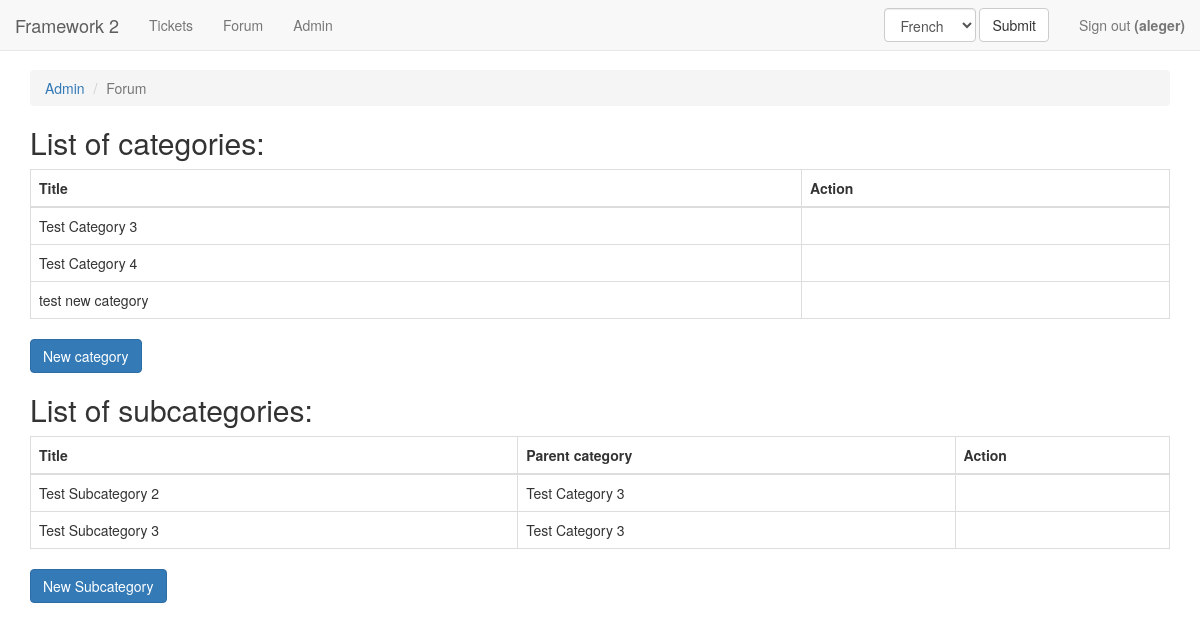
The app's page /admin_p/forum/ (signed in) with its own data.
### apps/forum/models.py (models this page shows, shortened)
class CategoryMeta(models.Model):
    title = models.CharField(max_length=128)
    slug = models.SlugField(blank=True, null=True)

class Category(CategoryMeta):
    pass

class CategoryMeta(models.Model):
    title = models.CharField(max_length=128)
    slug = models.SlugField(blank=True, null=True)

class SubCategory(CategoryMeta):
    parent_category = models.ForeignKey(Category)

### apps/admin_p/views.py (the view)
# urls.py: url(r'forum/$', ForumAdmin.as_view(), name='forum_admin'),
class ForumAdmin(ListView):
    model = Category
    template_name = 'forum_admin.html'
    context_object_name = 'categories'
    def get_context_data(self, **kwargs):
        context = super().get_context_data(**kwargs)
        context['subcategories'] = SubCategory.objects.all()
        return context

### apps/admin_p/templatetags/admin_extra.py (called while the page is built)
@register.filter
def is_false(arg):
    return arg is False

### framework1/urls.py (called while the page is built)
def _wrap_instance__resolve(wrapping_functions, instance):
    if not hasattr(instance, 'resolve'): return instance
    resolve = getattr(instance, 'resolve')
    def _wrap_func_in_returned_resolver_match(*args, **kwargs):
        rslt = resolve(*args, **kwargs)
        if not hasattr(rslt, 'func'): return rslt
        f = getattr(rslt, 'func')
        for _f in reversed(wrapping_functions):
            f = _f(f)
        setattr(rslt, 'func', f)
        return rslt
    setattr(instance, 'resolve', _wrap_func_in_returned_resolver_match)
    return instance

### apps/admin_p/templates/forum_admin.html (shortened to what this page needs)
{% extends 'base.html' %}
{% load bootstrap3 %}
{% load i18n %}
{% block content %}
  <ol class="breadcrumb">
    <li>
      <a href="{% url 'admin_view' %}">Admin</a>
    </li>
    <li class="active">Forum</li>
  </ol>
  <h2>{% trans 'List of categories:' %}</h2>
    {% include 'forum_admin_table.html' with object_list=categories is_sc=False %}
  <a class="btn btn-primary" href="{% url 'forum_add_category' %}">{% trans 'New category' %}</a>
  <h2>{% trans 'List of subcategories:' %}</h2>
    {% include 'forum_admin_table.html' with object_list=subcategories is_sc=True %}
  <a class="btn btn-primary" href="{% url 'forum_add_subcategory' %}">{% trans 'New Subcategory' %}</a>
{% endblock %}

### templates/base.html (shortened to what this page needs)
<!DOCTYPE html>
<html>
  <head>
    {% load staticfiles %}
    {% load bootstrap3 %}
    {% bootstrap_css %}
    {% load i18n %}
  </head>
  <body>
  <nav class="navbar navbar-default navbar-fixed-top">
      <div class="navbar-header">
          <a class="navbar-brand" href="/">Framework 2</a>
      </div>
    <div class="container">
      <p class="navbar-text navbar-left">
        <a class="navbar-link" href="/tickets/">Tickets</a>
      </p>
      <p class="navbar-text navbar-left">
        <a class="navbar-link" href="/forum/">Forum</a>
      </p>
        {% if user.is_authenticated %}
          <p class="navbar-text navbar-right">
            <a class="navbar-link" href="/logout/">{% trans 'Sign out' %} <strong>({{ user.username }})</strong></a>
          </p>
        {% else %}
          <p class="navbar-text navbar-right">
            <a class="navbar-link navbar-btn" href="/login/"><strong>{% trans 'Sign in' %}</strong></a>
              {% trans 'or' %}
            <a class="navbar-link navbar-btn" href="/register/"><strong>{% trans 'Register' %}</strong></a>
          </p>
        {% endif %}
        <form class="navbar-form navbar-right" action="/i18n/setlang/" method="post">
          <select name="language" class="form-control">
            {% for lang in LANGUAGES %}
            <option value="{{ lang.0 }}">{{ lang.1 }}</option>
            {% endfor %}
          </select>
          <button type="submit" class="btn btn-default">Submit</button>
        </form>
        {% if user.is_staff %}
          <p class="navbar-text navbar-left">
            <a class="navbar-link navbar-btn" href="/admin_p/">Admin</a>
          </p>
        {% endif %}
      </div>
  </nav>
  <div class="container">
    {% block content %}
    {% endblock %}
  </div>
  </body>
</html>

### apps/admin_p/templates/forum_admin_table.html (shortened to what this page needs)
{% load bootstrap3 %}
{% load admin_extra %}
{% load i18n %}
<table class="table table-hover table-bordered">
  <thead>
    <tr>
      <th data-field="title">{% trans 'Title' %}</th>
      {% if not is_sc|is_false %}
        <th data-field="parent_category">{% trans 'Parent category' %}</th>
      {% endif %}
      <th data-field="action">Action</th>
    </tr>
  </thead>
  <tbody>
    {% for object in object_list %}
      <tr>
        <td>{{ object.title }}</td>
        {% if not is_sc|is_false %}
          <td>{{ object.parent_category.title }}</td>
        {% endif %}
        <td>
        </td>
      </tr>
    {% endfor %}
  </tbody>
</table>

### templates/base.html (style rules this page uses)
body { padding-top: 70px; }

### records on screen
Category: title "Test Category 3"
Category: title "Test Category 4"
Category: title "test new category"
SubCategory: title "Test Subcategory 2", parent_category "Test Category 3"
SubCategory: title "Test Subcategory 3", parent_category "Test Category 3"

### other values on screen
{{ user.username }} "aleger"
form field language "French"
